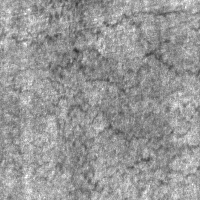
#> input picture data/train/images/crazing/crazing_101.jpg, 200 x 200 px
$ python -i preprocessing.py   (imports and definitions only)
#> lines starting #> are read from the running program, lines starting #| are printed output that depends on the picture
"""
Preprocessing pipeline for NEU-DET steel surface defect images.

Pipeline stages:
    1. Grayscale image loading
    2. CLAHE contrast enhancement
    3. Gaussian blur for noise suppression
    4. Canny edge extraction

This code file is used by:
    - generate_preprocessing_samples.py for qualitative before/after figures
    - baseline_classifier.py for classical baseline inputs
    - resnet50_transfer.py for multichannel ResNet50 inputs
"""

import cv2
import numpy as np


def load_grayscale(path):
    """Loads an image as a single-channel grayscale image."""
    img = cv2.imread(path, cv2.IMREAD_GRAYSCALE)
#> img is the input picture: shape (200, 200); min 41, max 255, mean 151.5

    if img is None:
        raise FileNotFoundError(f"Could not load image: {path}")

    return img


def apply_clahe(gray, clip_limit=2.0, tile_grid_size=(8, 8)):
    """Applies Contrast Limited Adaptive Histogram Equalization."""
#> called with clip_limit = 2, tile_grid_size = (8, 8)
    clahe = cv2.createCLAHE(
        clipLimit=clip_limit,
        tileGridSize=tile_grid_size
    )
    return clahe.apply(gray)
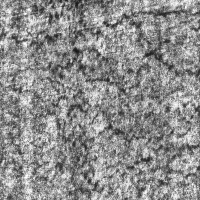
#> returned value: shape (200, 200); min 20, max 255, mean 141.1


def apply_gaussian_blur(gray, ksize=(5, 5), sigma=1.0):
    """Applies Gaussian smoothing to reduce small image noise."""
#> called with ksize = (5, 5), sigma = 1
    return cv2.GaussianBlur(gray, ksize, sigma)
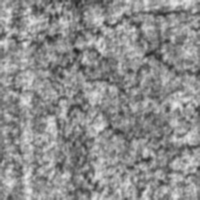
#> returned value: shape (200, 200); min 35, max 234, mean 141.2


def apply_canny(gray, low_thresh=50, high_thresh=150):
    """Extracts image edges using the Canny edge detector."""
#> called with low_thresh = 50, high_thresh = 150
    return cv2.Canny(gray, low_thresh, high_thresh)
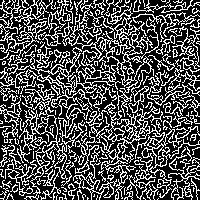
#> returned value: shape (200, 200); 31.9% white in thin lines or dots


# [64 lines left out: functions full_pipeline, preprocess_for_classifier, preprocess_edges_for_classifier, not called in this run]


def preprocess_multichannel_for_resnet(path, target_size=(224, 224)):
    """
    Creates a three-channel preprocessed representation using all image
    processing stages proposed in the project pitch.

    Channel 0:
        CLAHE-enhanced grayscale image

    Channel 1:
        CLAHE-enhanced image after Gaussian smoothing

    Channel 2:
        Canny edge map computed from the smoothed image

    This design preserves contrast, texture, and edge information while
    producing the three-channel input required by ResNet50.

    These are custom feature channels and do not represent RGB color
    channels.
    """
    raw = load_grayscale(path)
    clahe_img = apply_clahe(raw)
    blurred = apply_gaussian_blur(clahe_img)
    edges = apply_canny(blurred)

    ch0 = cv2.resize(
        clahe_img,
        target_size,
        interpolation=cv2.INTER_AREA
    )
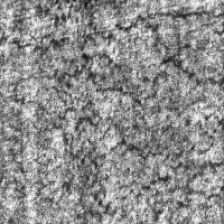
#> ch0: shape (224, 224); min 22, max 255, mean 141

    ch1 = cv2.resize(
        blurred,
        target_size,
        interpolation=cv2.INTER_AREA
    )

    ch2 = cv2.resize(
        edges,
        target_size,
        interpolation=cv2.INTER_AREA
    )
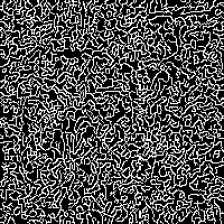
#> ch2: shape (224, 224); min 0, max 255, mean 81.5

    stacked = np.stack([ch0, ch1, ch2], axis=-1)
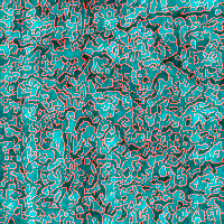
#> stacked: shape (224, 224, 3); mean of channels 0, 1, 2 141, 141.1, 81.5; drawn as B, G, R

    return stacked

>>> result = preprocess_multichannel_for_resnet('../data/train/images/crazing/crazing_101.jpg')

$ run again, on data/train/images/crazing/crazing_104.jpg
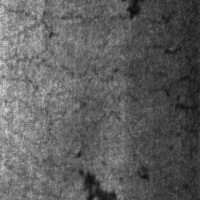
#> input picture data/train/images/crazing/crazing_104.jpg, 200 x 200 px
#> in load_grayscale, img is the input picture: shape (200, 200); min 9, max 225, mean 94.4
#> in apply_canny, `return cv2.Canny(gray, low_thresh, high_thresh)`:
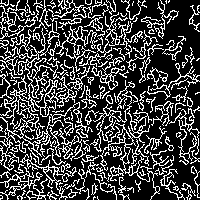
#> returned value: shape (200, 200); 26.5% white in thin lines or dots
#> in preprocess_multichannel_for_resnet, `stacked = np.stack([ch0, ch1, ch2], axis=-1)`:
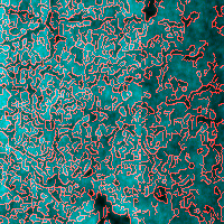
#> stacked: shape (224, 224, 3); mean of channels 0, 1, 2 114.3, 114.3, 67.4; drawn as B, G, R

$ run again, on data/train/images/crazing/crazing_109.jpg
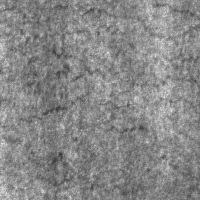
#> input picture data/train/images/crazing/crazing_109.jpg, 200 x 200 px
#> in load_grayscale, img is the input picture: shape (200, 200); min 55, max 240, mean 135
#> in apply_canny, `return cv2.Canny(gray, low_thresh, high_thresh)`:
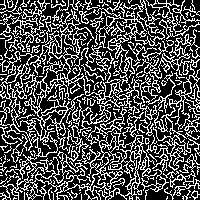
#> returned value: shape (200, 200); 31.4% white in thin lines or dots
#> in preprocess_multichannel_for_resnet, `stacked = np.stack([ch0, ch1, ch2], axis=-1)`:
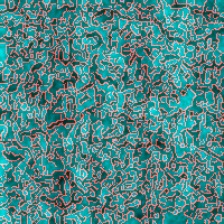
#> stacked: shape (224, 224, 3); mean of channels 0, 1, 2 133.7, 133.8, 80.1; drawn as B, G, R

$ run again, on data/train/images/crazing/crazing_113.jpg
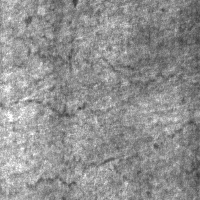
#> input picture data/train/images/crazing/crazing_113.jpg, 200 x 200 px
#> in load_grayscale, img is the input picture: shape (200, 200); min 52, max 255, mean 144.5
#> in apply_canny, `return cv2.Canny(gray, low_thresh, high_thresh)`:
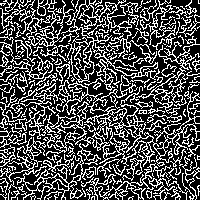
#> returned value: shape (200, 200); 31.2% white in thin lines or dots
#> in preprocess_multichannel_for_resnet, `stacked = np.stack([ch0, ch1, ch2], axis=-1)`:
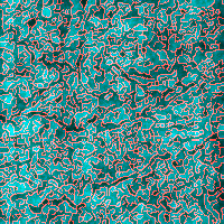
#> stacked: shape (224, 224, 3); mean of channels 0, 1, 2 137.6, 137.6, 79.8; drawn as B, G, R
